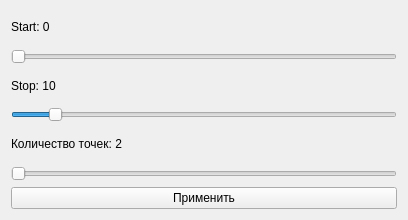
<?xml version="1.0" encoding="UTF-8"?>
<ui version="4.0">
 <class>SliderWindow</class>
 <widget class="QWidget" name="SliderWindow">
  <property name="geometry">
   <rect>
    <x>0</x>
    <y>0</y>
    <width>408</width>
    <height>220</height>
   </rect>
  </property>
  <property name="windowTitle">
   <string>Выбор значений</string>
  </property>
  <layout class="QVBoxLayout" name="verticalLayout">
   <item>
    <widget class="QLabel" name="label_start">
     <property name="text">
      <string>Start: 0</string>
     </property>
    </widget>
   </item>
   <item>
    <widget class="QSlider" name="slider_start">
     <property name="minimum">
      <number>0</number>
     </property>
     <property name="maximum">
      <number>100</number>
     </property>
     <property name="value">
      <number>0</number>
     </property>
     <property name="orientation">
      <enum>Qt::Horizontal</enum>
     </property>
    </widget>
   </item>
   <item>
    <widget class="QLabel" name="label_stop">
     <property name="text">
      <string>Stop: 10</string>
     </property>
    </widget>
   </item>
   <item>
    <widget class="QSlider" name="slider_stop">
     <property name="minimum">
      <number>0</number>
     </property>
     <property name="maximum">
      <number>100</number>
     </property>
     <property name="value">
      <number>10</number>
     </property>
     <property name="orientation">
      <enum>Qt::Horizontal</enum>
     </property>
    </widget>
   </item>
   <item>
    <widget class="QLabel" name="label_num">
     <property name="text">
      <string>Количество точек: 2</string>
     </property>
    </widget>
   </item>
   <item>
    <widget class="QSlider" name="slider_num">
     <property name="minimum">
      <number>2</number>
     </property>
     <property name="maximum">
      <number>50</number>
     </property>
     <property name="value">
      <number>2</number>
     </property>
     <property name="orientation">
      <enum>Qt::Horizontal</enum>
     </property>
    </widget>
   </item>
   <item>
    <widget class="QPushButton" name="button_apply">
     <property name="text">
      <string>Применить</string>
     </property>
    </widget>
   </item>
  </layout>
 </widget>
 <resources/>
 <connections/>
</ui>
